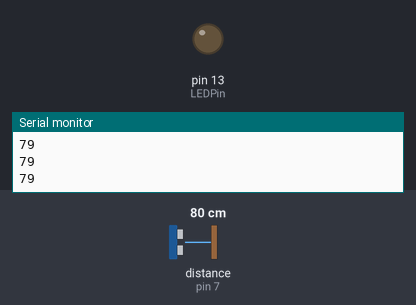
Bench run of a sketch on a simulated Arduino Uno, built with avr-gcc and run on an emulated ATmega328P. Shown: output pins drawn as LEDs (lit = HIGH), the last lines printed to the serial monitor. Wiring (inferred from the names in the program): ultrasonic range finder: trigger pin 8; echo pin 7. Inputs (shaded band) come from the test bench; at power-on: distance to the obstacle (sensor on pin 7) 80 cm. The echo pulse lasts 58.3 µs per cm; pins used as bus, display or sensor lines are not drawn.

Above: at 1.2 s.
1.3 s: distance to the obstacle (sensor on pin 7) set to 245 cm
2.8 s: distance to the obstacle (sensor on pin 7) set to 253 cm
At 3.6 s:
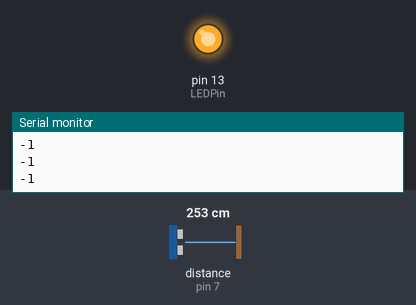
4.3 s: distance to the obstacle (sensor on pin 7) set to 2 cm
At 5.5 s:
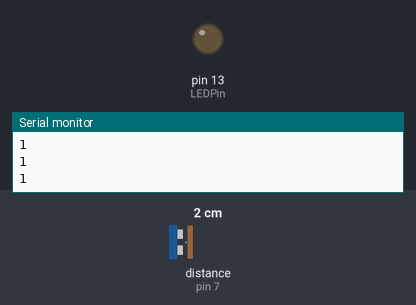
5.8 s: distance to the obstacle (sensor on pin 7) set to 250 cm
At 6.8 s:
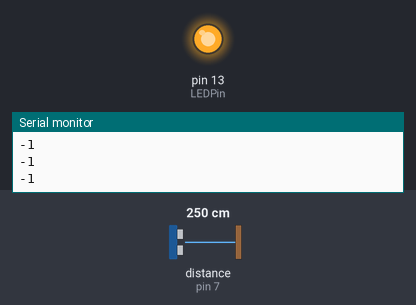
Timing chart, 0 to 8.3 s (numbered marks = the images above; inputs shaded):
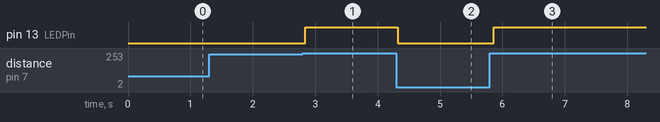

Measured:
- the behaviour switches between 249 and 250 cm on distance to the obstacle (sensor on pin 7) (found by bisection; images 0 and 1)
- after the input at 2.8 s, pin 13 (LEDPin): LOW → HIGH at once
- after the input at 4.3 s, pin 13 (LEDPin): HIGH → LOW at once
- after the input at 5.8 s, pin 13 (LEDPin): LOW → HIGH after 0.06 s

The sketch:

distancefind.ino
```cpp
//This program is a test for the distance finding abilities of the HC-SR04 ultrasonic sensor
//It will spill the active distance read by the sensor (in cm) into the terminal.

#define echoPin 7 // Echo Pin
#define trigPin 8 // Trigger Pin
#define LEDPin 13 // Onboard LED

const uint16_t maximumRange = 250; // Maximum range needed (sensor limitations above 250 cm)
const uint16_t minimumRange = 0; // Minimum range needed (zero for obvious reasons)
uint32_t duration;  // Duration used to calculate distance
uint32_t distance; //Calculated distance

void setup() {
 Serial.begin (9600);
 pinMode(trigPin, OUTPUT);
 pinMode(echoPin, INPUT);
 pinMode(LEDPin, OUTPUT); // Use LED indicator (if required)
}

void loop()
{
 digitalWrite(trigPin, LOW);
 delayMicroseconds(2);

 digitalWrite(trigPin, HIGH);
 delayMicroseconds(10);

 digitalWrite(trigPin, LOW);
 duration = pulseIn(echoPin, HIGH);

 //Calculate the distance (in cm) based on the speed of sound.
 distance = duration/58.2;

 if (distance >= maximumRange || distance <= minimumRange){
 /* Send a negative number to computer and Turn LED ON
 to indicate "out of range" */
 Serial.println("-1");
 digitalWrite(LEDPin, HIGH);
 }
 else {
 /* Send the distance to the computer using Serial protocol, and
 turn LED OFF to indicate successful reading. */
 Serial.println(distance);
 digitalWrite(LEDPin, LOW);
 }

 //Delay 50ms before next reading.
 delay(50);
}
```
